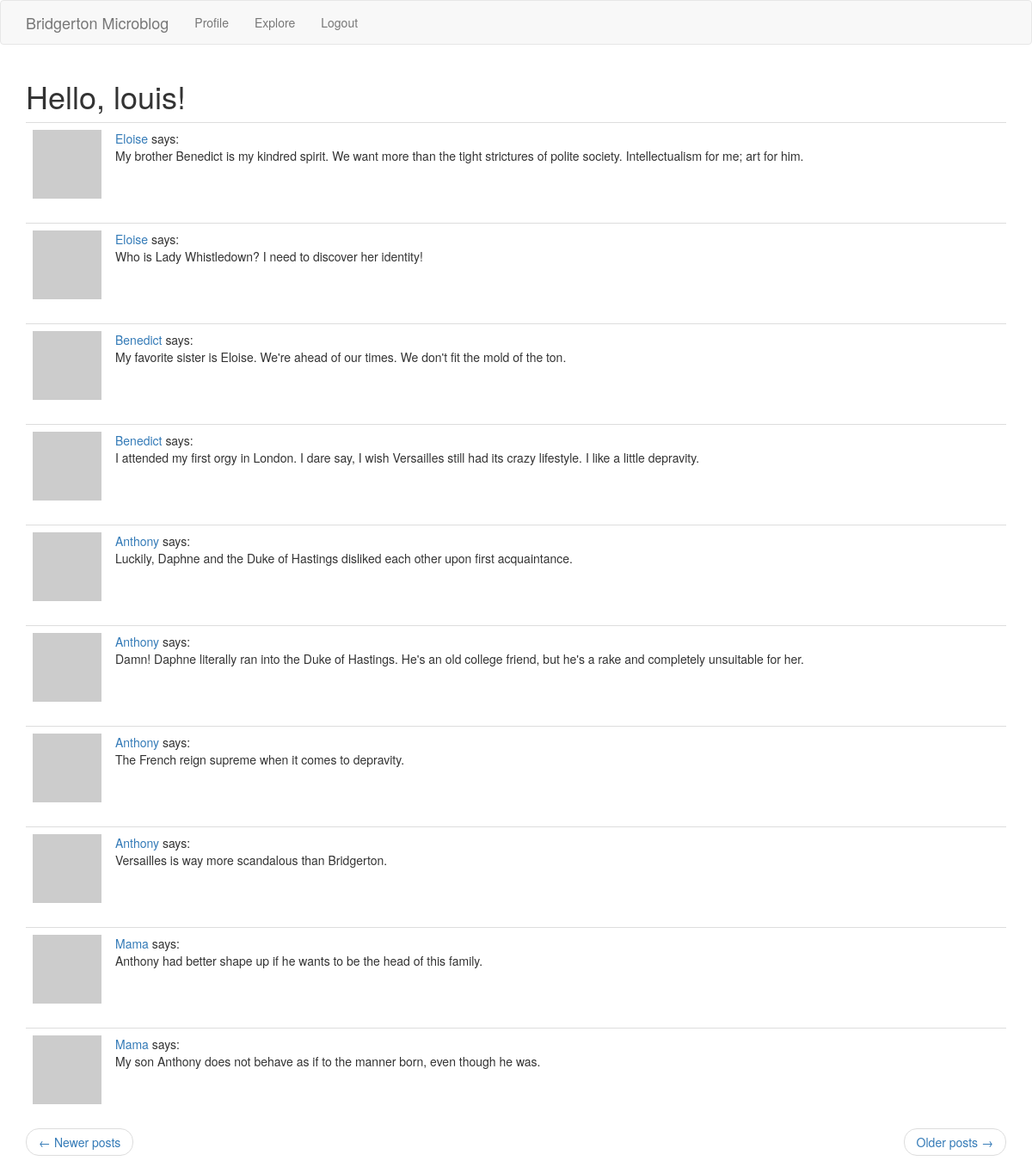
Screenshot of /explore?page=2 (signed in) with the database file from the repository.
### app/models.py (models this page shows, shortened)
class User(UserMixin, db.Model):
    id = db.Column(db.Integer, primary_key=True)
    username = db.Column(db.String(64), index=True, unique=True)
    email = db.Column(db.String(128), index=True, unique=True)
    password_hash = db.Column(db.String(128))
    posts = db.relationship('Post', backref='author', lazy='dynamic')
    about_me = db.Column(db.String(256))
    last_seen = db.Column(db.DateTime, default=datetime.utcnow)
    followed = db.relationship(
        'User', secondary=followers,
        primaryjoin=(followers.c.follower_id == id),
        secondaryjoin=(followers.c.poster_id == id),
        backref=db.backref('followers', lazy='dynamic'), lazy='dynamic')
    def avatar(self, size):
        hexdigest = md5(self.email.lower().encode('utf-8')).hexdigest()
        return f'https://www.gravatar.com/avatar/{hexdigest}?s={size}&d=identicon'

class Post(db.Model):
    id = db.Column(db.Integer, primary_key=True)
    body = db.Column(db.String(140))
    timestamp = db.Column(db.DateTime, index=True, default=datetime.utcnow)
    user_id = db.Column(db.Integer, db.ForeignKey('user.id'))

### app/routes.py (the view)
@app.route('/explore')
@login_required
def explore():
    page = request.args.get('page', 1, type=int)
    posts = Post.query.order_by(Post.timestamp.desc()).paginate(
        page, app.config['POSTS_PER_PAGE'], False)
    next_url = url_for('explore', page=posts.next_num) \
        if posts.has_next else None
    prev_url = url_for('explore', page=posts.prev_num) \
        if posts.has_prev else None
    return render_template('index.html', title='Explore', posts=posts.items,
                           next_url=next_url, prev_url=prev_url)

### app/models.py (called while the page is built)
@login.user_loader
def load_user(id):
    return User.query.get(int(id))

### app/routes.py (called while the page is built)
@app.before_request
def before_request():
    if current_user.is_authenticated:
        current_user.last_seen = datetime.utcnow()
        db.session.commit()

### app/templates/index.html (shortened to what this page needs)
{% extends "base.html" %}
{% import 'bootstrap/wtf.html' as wtf %}
{% block app_content %}
    <h1>Hello, {{ current_user.username }}!</h1>
    {% for post in posts %}
        {% include '_post.html' %}
    {% endfor %}
    <nav aria-label="...">
        <ul class="pager">
            <li class="previous{% if not prev_url %} disabled{% endif %}">
                <a href="{{ prev_url or '#' }}">
                    <span aria-hidden="true">&larr;</span> Newer posts
                </a>
            </li>
            <li class="next{% if not next_url %} disabled{% endif %}">
                <a href="{{ next_url or '#' }}">
                    Older posts <span aria-hidden="true">&rarr;</span>
                </a>
            </li>
        </ul>
    </nav>
{% endblock %}

### app/templates/_post.html
<table class="table table-hover">
    <tr>
        <td width="70px">
            <a href="{{  url_for('user_profile', username=post.author.username) }}">
                <img src="{{ post.author.avatar(70) }}">
            </a>
        </td>
        <td>
            <a href="{{ url_for('user_profile', username=post.author.username) }}">
                {{ post.author.username }}
            </a>
            says:
            <br/>
            {{ post.body }}
        </td>
    </tr>
</table>

### rows the page displays
User: username "louis"
Post: author.username "Eloise", body "My brother Benedict is my kindred spirit. We want more than the tight strictures of polite society. Intellectualism for me; art for him."
Post: author.username "Eloise", body "Who is Lady Whistledown? I need to discover her identity!"
Post: author.username "Benedict", body "My favorite sister is Eloise. We're ahead of our times. We don't fit the mold of the ton."
Post: author.username "Benedict", body "I attended my first orgy in London. I dare say, I wish Versailles still had its crazy lifestyle. I like a little depravity."
Post: author.username "Anthony", body "Luckily, Daphne and the Duke of Hastings disliked each other upon first acquaintance."
Post: author.username "Anthony", body "Damn! Daphne literally ran into the Duke of Hastings. He's an old college friend, but he's a rake and completely unsuitable for her."
Post: author.username "Anthony", body "The French reign supreme when it comes to depravity."
Post: author.username "Anthony", body "Versailles is way more scandalous than Bridgerton."
Post: author.username "Mama", body "Anthony had better shape up if he wants to be the head of this family."
Post: author.username "Mama", body "My son Anthony does not behave as if to the manner born, even though he was."
